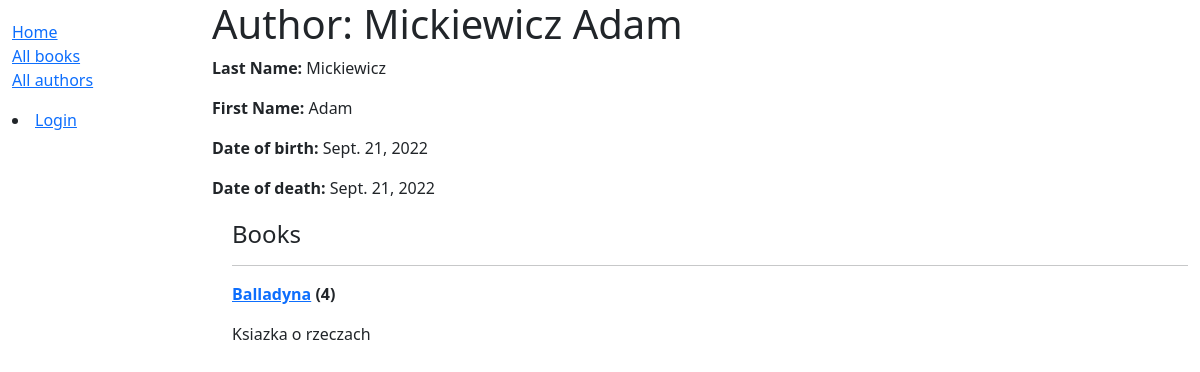
Screenshot of /coffee/author/2 with the database file from the repository.
### CoffeeBaseApp/models.py (models this page shows, shortened)
class Author(models.Model):
    first_name = models.CharField(max_length=100)
    last_name = models.CharField(max_length=100)
    date_of_birth = models.DateField(null=True, blank=True)
    date_of_death = models.DateField('Died', null=True, blank=True)
    class Meta:
        ordering = ['last_name', 'first_name']

class Book(models.Model):
    title = models.CharField(max_length=200)
    author = models.ForeignKey('Author', on_delete=models.SET_NULL, null=True)
    summary = models.TextField(max_length=1000, help_text='Enter a brief description of the book')
    isbn = models.CharField('ISBN', max_length=13, unique=True,
                             help_text='13 Character <a href="https://www.isbn-international.org/content/what-isbn">ISBN number</a>')
    genre = models.ManyToManyField(Genre, help_text='Select a genre for this book')
    language = models.ForeignKey('Language', on_delete=models.SET_NULL, null=True)
    def get_absolute_url(self):
        return reverse('book-detail', args=[str(self.id)])
    def display_genre(self):
        return ', '.join(genre.name for genre in self.genre.all()[:3])
    display_genre.short_description = 'Genre'

class BookInstance(models.Model):
    id = models.UUIDField(primary_key=True, default=uuid.uuid4, help_text='Unique ID for this particular book across whole library')
    book = models.ForeignKey('Book', on_delete=models.RESTRICT, null=True)
    imprint = models.CharField(max_length=200)
    due_back = models.DateField(null=True, blank=True)
    borrower = models.ForeignKey(User, on_delete=models.SET_NULL, null=True, blank=True)
    LOAN_STATUS = (
        ('m', 'Maintenance'),
        ('o', 'On loan'),
        ('a', 'Available'),
        ('r', 'Reserved'),
    )
    status = models.CharField(
        max_length=1,
        choices=LOAN_STATUS,
        blank=True,
        default='m',
        help_text='Book availability',
    )
    class Meta:
        ordering = ['due_back']
        permissions = (("can_mark_returned", "Set book as returned"),)

### CoffeeBaseApp/views.py (the view)
# urls.py: path("author/<int:pk>", views.AuthorDetailView.as_view(), name='author-detail'),
class AuthorDetailView(generic.DetailView):
    model = Author

### CoffeeBaseApp/templates/CoffeeBaseApp/author_detail.html
{% extends "base_generic.html" %}
{% block content %}
  <h1>Author: {{ author.last_name }} {{author.first_name}}</h1>
  <p><strong>Last Name:</strong> {{ author.last_name }}</p>
  <p><strong>First Name:</strong> {{ author.first_name }}</p>
  <p><strong>Date of birth:</strong> {{ author.date_of_birth }}</p>
  <p><strong>Date of death:</strong> {{ author.date_of_death }}</p>
  <div style="margin-left:20px;margin-top:20px">
    <h4>Books</h4>
    {% for book in author.book_set.all %}
      <hr>
      <p><strong><a href="{{book.get_absolute_url}}" >{{book.title}}</a></strong><strong> ({{book.bookinstance_set.all|length}})</strong></p>
      {{book.summary}}
    {% endfor %}
  </div>
{% endblock %}

### rows the page displays
Author: last_name "Mickiewicz", first_name "Adam", date_of_birth "Sept. 21, 2022", date_of_death "Sept. 21, 2022"
Book: title "Balladyna", bookinstance_set.all|length "4", summary "Ksiazka o rzeczach"
